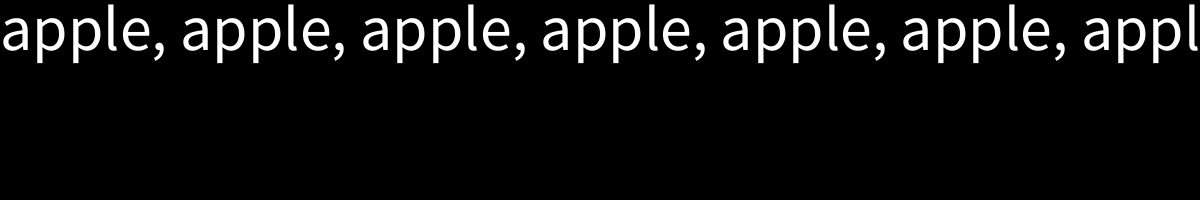
Frame 1 (no input)
Frame 60 (the mouse pressed at the canvas centre just before this capture): identical to frame 1, image omitted
Frame 120 (the mouse held since frame 60 and released just before this capture): identical to frame 1, image omitted

The Processing sketch that drew this single still picture (run headless with seeded random() and noise(); from frame 60 on, the mouse is pressed at the canvas centre):

// Processing sketch: concatenate
// ── concatenate.pde
/*
* Builds a long string from an array of words
* "manually" through concatenation.
*/


// An array of words to concatenate
String[] words;

// A String variable to hold concatenated words
String hugeAssString;

void setup() {
  size(1200, 200);
  words = new String[10];

  // Initialize the array of words
  // How would you do this by loading words from a file?
  for(int i = 0; i< words.length; i++) {
     words[i] = "apple"; 
  }
  
  // Initialize the String as an empty string
  hugeAssString = "";
  

}


void draw() {
  background(0);
  // Add each word in the array to the end of the hugeAssString
  for(int i = 0; i< words.length; i++) {
    hugeAssString += words[i] + ", ";
  }
  
  // Display the hugeAssString
  textSize(64);
  text(hugeAssString, 0, 50);
  
  // How would you make sure that the text "wrapped" before it hit the right edge of the window?
  // Hint try using the textWidth() function with \n
}
  
